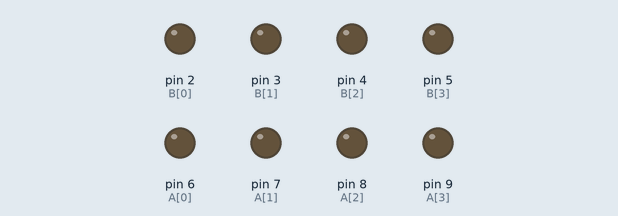
The sketch below on a simulated Arduino Uno, built with avr-gcc and run on an emulated ATmega328P. Parts: output pins drawn as LEDs (lit = HIGH).

Above: at 0.1 s.
At 4.6 s:
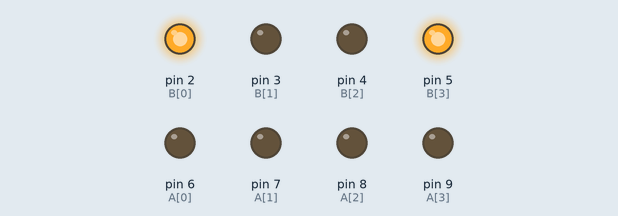
At 9.6 s:
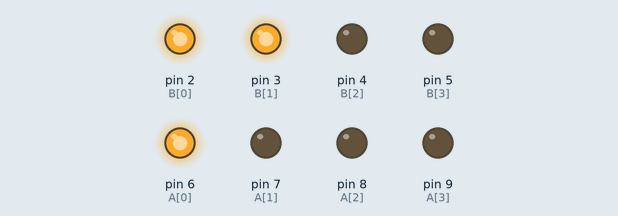
At 19.6 s:
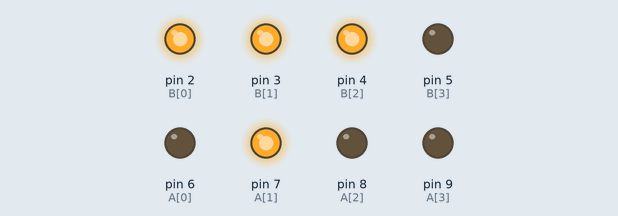
At 29.1 s:
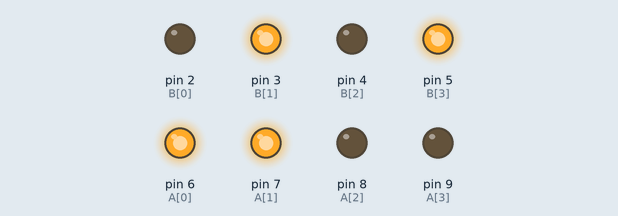
At 39.1 s:
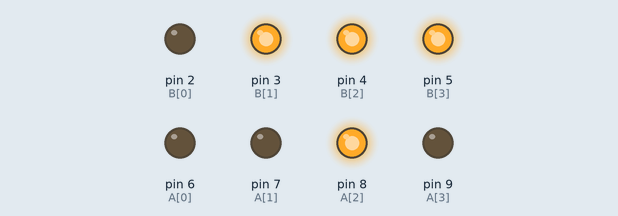
Timing chart, 0 to 40.0 s (numbered marks = the images above):
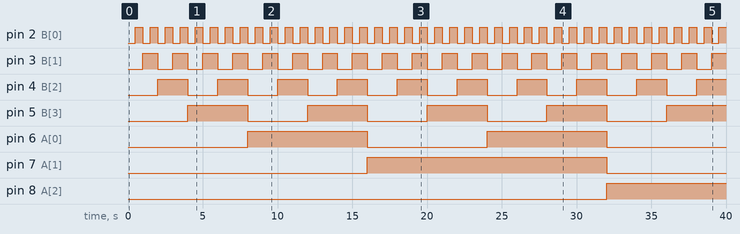

Measured:
- by itself, pin 2 (B[0]): alternates HIGH for 0.50 s and LOW for 0.50 s
- by itself, pin 3 (B[1]): alternates HIGH for 1.0 s and LOW for 1.0 s
- by itself, pin 4 (B[2]): alternates HIGH for 2.0 s and LOW for 2.0 s
- by itself, pin 5 (B[3]): alternates HIGH for 4.0 s and LOW for 4.0 s
- by itself, pin 6 (A[0]): alternates HIGH for 8.0 s and LOW for 8.0 s
- by itself, pin 7 (A[1]): LOW → HIGH at 16.0 s, → LOW 16.0 s later
- by itself, pin 8 (A[2]): LOW → HIGH at 32.0 s

The sketch:

4-bit_full_adder.ino
```cpp
/*
  Created by: Jaeyoon Lee
  Created on: Jan 2022

  4-bit Full Adder

  Turn on the LEDs by converting from 0 to 2^(number of inputs)
  	into binary every second.
*/

const int len = 4; // number of input A & B
int A[len] = {6,7,8,9}; // input A pins
int B[len] = {2,3,4,5}; // input B pins
int N_INPUTS = 2*len;

void setup()
{
  for (int i = 0; i < len; i++)
  {
    pinMode(A[i], OUTPUT);
    pinMode(B[i], OUTPUT);
  }
}

void loop()
{
  for (int i = 0; i < pow(2, N_INPUTS); i++)
  {
    bool bool_inputs[N_INPUTS];
    for (int j = 0; j < N_INPUTS; j++)
    {
      bool_inputs[j] = ((i >> j) & 1) == 1;
    }

    for (int idx = 0; idx < len; idx++)
    {
      digitalWrite(B[idx], bool_inputs[idx]);
      digitalWrite(A[idx], bool_inputs[idx+len]);
    }
    delay(500);
  }
}
```
